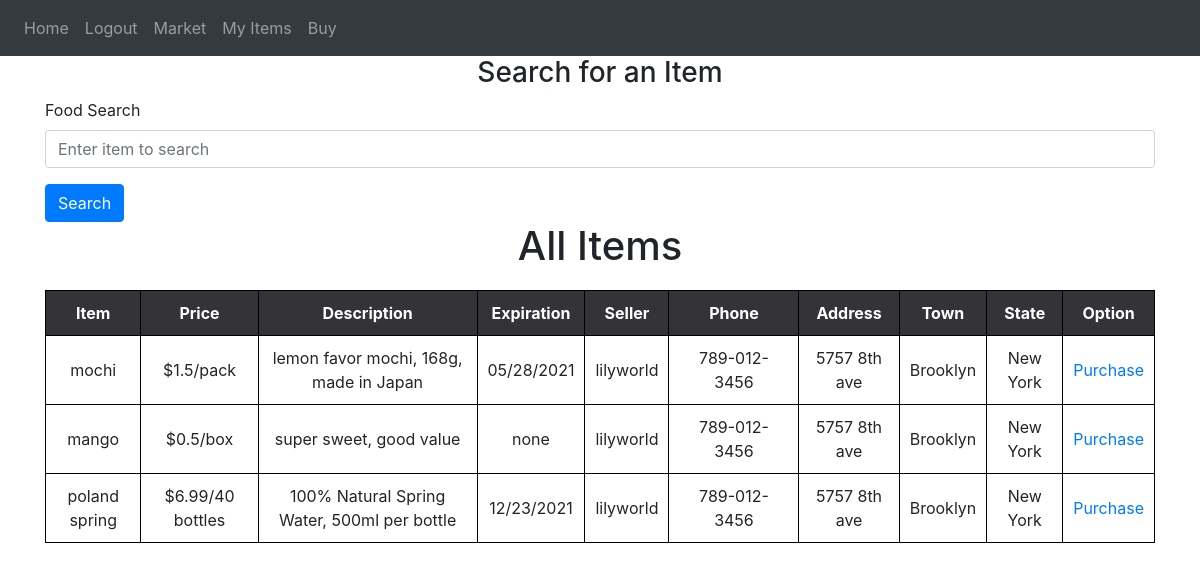
/market (signed in), run on an earlier commit of the app's database.
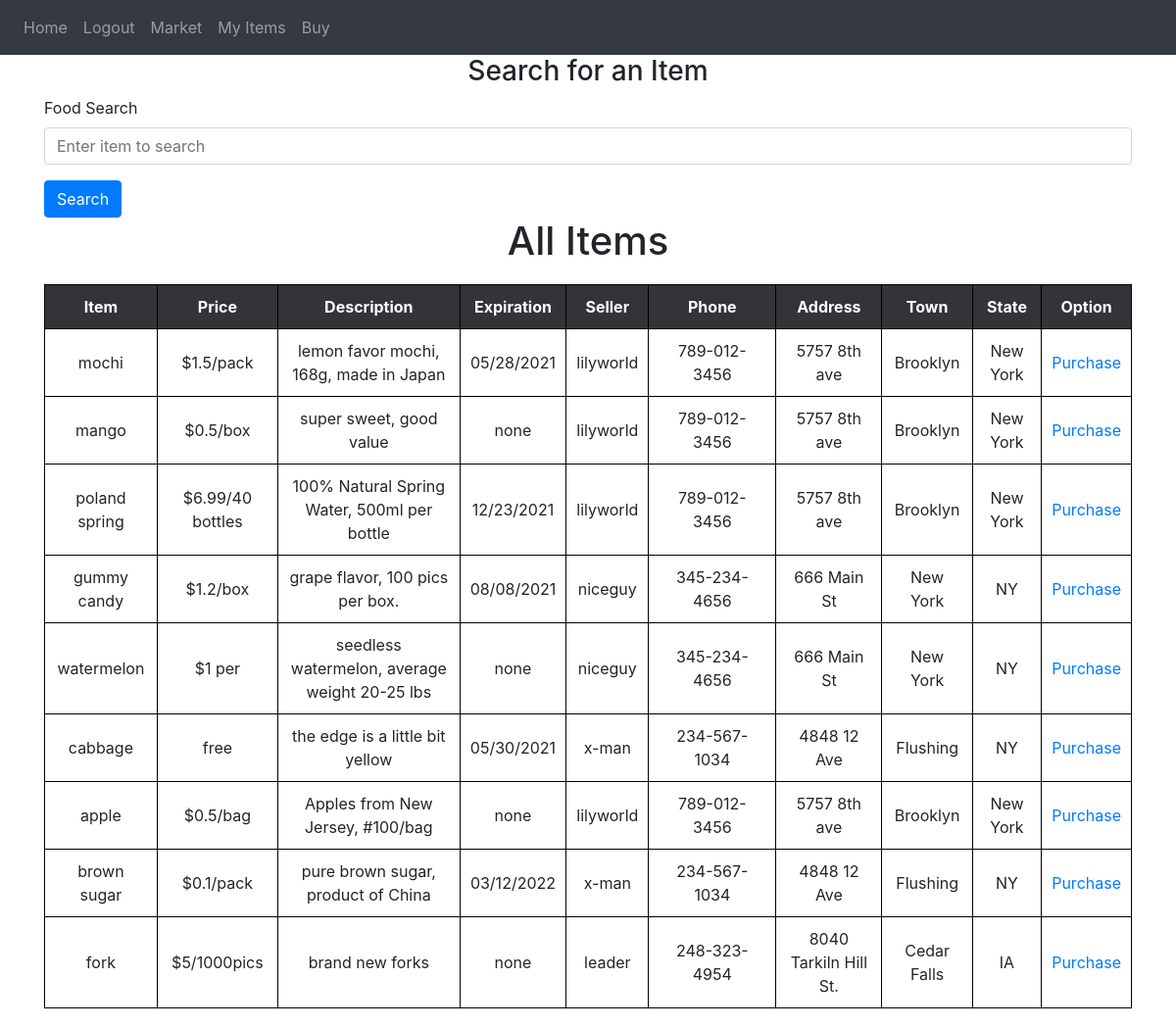
And on a later commit of the database.
### website/models.py (models this page shows)
class Item(db.Model):
    id = db.Column(db.Integer, primary_key=True)
    food = db.Column(db.String(100))
    price = db.Column(db.String(30))
    description = db.Column(db.String(600))
    expiration = db.Column(db.String(30))
    user_name = db.Column(db.String(100), db.ForeignKey('user.user_name'))

class User(db.Model, UserMixin):
    id = db.Column(db.Integer, primary_key=True)
    user_name = db.Column(db.String(100), unique=True)
    password = db.Column(db.String(100))
    address = db.Column(db.String(300))
    zipcode = db.Column(db.String(20))
    phone = db.Column(db.String(20))
    seller = db.relationship('Seller')  # seller table
    buyer = db.relationship('Buyer')  # access user's credit/debit card
    items = db.relationship('Item') #accesss user's items for sale
    cart = db.relationship('Cart') #access user's cart
    location = db.relationship('Location') # link to zipcode's state and town

class Location(db.Model):
    town =  db.Column(db.String(100))
    state =  db.Column(db.String(100))
    zipcode = db.Column(db.Integer, db.ForeignKey('user.zipcode'), primary_key=True)

### website/views.py (the view, shortened to what this page needs)
@views.route('/market', methods=['GET', 'POST'])
@login_required
def market():
    result = db.session.execute(
        'SELECT I.id, I.food, I.price, I.description, I.expiration, U.user_name, U.address, U.zipcode, U.phone, L.town, L.state FROM Location AS L JOIN User AS U JOIN Item AS I WHERE U.zipcode = L.zipcode AND I.user_name = U.user_name')
    my_stuff = Item.query.filter_by(user_name=current_user.user_name)
    return render_template("market.html", user=current_user, seller=result, my_stuff=my_stuff)

### website/__init__.py (called while the page is built)
def create_app():
    app = Flask(__name__)
    app.config['SECRET_KEY'] = 'slkdjfdkjfh'
    app.config['SQLALCHEMY_DATABASE_URI'] = f'sqlite:///{DB_NAME}'
    db.init_app(app)
    from .views import views
    from .auth import auth
    app.register_blueprint(views, url_prefix='/')
    app.register_blueprint(auth, url_prefix='/')
    from .models import User, Item, Buyer, Seller, Cart, Location
    create_database(app)
    login_manager = LoginManager()
    login_manager.login_view = 'auth.login'
    login_manager.init_app(app)
    @login_manager.user_loader
    def load_user(id): #okay, we do it by username, right, since we can search both tables
        return User.query.get(int(id))  # look for user based on id
    return app

### website/templates/market.html (shortened to what this page needs)
{% extends "base.html" %}
{% block content %}
<form method="POST">
    <h3 align="center">Search for an Item</h3>
    <div class="form-group">
    <label for="searchfood">Food Search</label>
    <input
      type="text"
      class="form-control"
      id="searchfood"
      name="searchfood"
      placeholder="Enter item to search"
    />
    </div>
    <button type="submit" class="btn btn-primary">Search</button>
</form>
{% if searchresults %}
<div class="searchpage">
    <h1 style="text-align: center">Search Results</h1>
    <table>
        <tr>
            <th>Item</th>
            <th>Price</th>
            <th>Description</th>
            <th>Expiration</th>
            <th>Seller</th>
            <th class="w">Phone</th>
            <th>Address</th>
            <th>Town</th>
            <th>State</th>
            <th>Option</th>
        </tr>
        {% for searchresult in searchresults %}
        <tr>
            <td>{{ searchresult.food }}</td>
            <td>{{ searchresult.price }}</td>
            <td>{{ searchresult.description }}</td>
            <td>{{ searchresult.expiration }}</td>
            <td>{{ searchresult.user_name }}</td>
            <td class="w">{{ searchresult.phone }}</td>
            <td>{{ searchresult.address }}</td>
            <td>{{ searchresult.town }}</td>
            <td>{{ searchresult.state }}</td>
            <td>
                <a href="/purchase/{{searchresult.id}}">Purchase</a>
            </td>
        </tr>
        {% endfor %}
    </table>
</div>
{% else %}
<div class="allitems">
    <h1 style="text-align: center">All Items</h1>
    <table>
        <tr>
            <th>Item</th>
            <th>Price</th>
            <th>Description</th>
            <th>Expiration</th>
            <th>Seller</th>
            <th class="w">Phone</th>
            <th>Address</th>
            <th>Town</th>
            <th>State</th>
            <th>Option</th>
        </tr>
        {% for seller in seller %}
        <tr>
            <td>{{ seller.food  }}</td>
            <td>{{ seller.price  }}</td>
            <td>{{ seller.description }}</td>
            <td>{{ seller.expiration }}</td>
            <td>{{ seller.user_name  }}</td>
            <td class="w">{{ seller.phone  }}</td>
            <td>{{ seller.address }}</td>
            <td>{{ seller.town }}</td>
            <td>{{ seller.state }}</td>
            <td>
                <a href="/purchase/{{seller.id}}">Purchase</a>
            </td>
        </tr>
        {% endfor %}
    </table>
</div>
{% endif %}
{% endblock %}

### website/templates/base.html (shortened to what this page needs)
<!DOCTYPE html>
<html>
  <head>
    <link
      rel="stylesheet"
      href="https://stackpath.bootstrapcdn.com/bootstrap/4.4.1/css/bootstrap.min.css"
    />
    <link
      rel="stylesheet"
      href="https://stackpath.bootstrapcdn.com/font-awesome/4.7.0/css/font-awesome.min.css"
    />
  </head>
  <body>
    <nav class="navbar navbar-expand-lg navbar-dark bg-dark">
      <div class="collapse navbar-collapse" id="navbar">
        <div class="navbar-nav">
          {% if user.is_authenticated %}
          <a class="nav-item nav-link" id="home" href="/">Home</a>
          <a class="nav-item nav-link" id="logout" href="/logout">Logout</a>
          <a class="nav-item nav-link" id="market" href="/market">Market</a>
          <a class="nav-item nav-link" id="items" href="/items">My Items</a>
          <a class="nav-item nav-link" id="market" href="/buy">Buy</a>
          {% else %}
          <a class="nav-item nav-link" id="login" href="/login">Login</a>
          <a class="nav-item nav-link" id="signUp" href="/sign-up">Sign Up</a>
          <a class="nav-item nav-link" id="about" href="/about">About</a>
          {% endif %}
        </div>
      </div>
    </nav>
    <div class="container">{% block content %} {% endblock %}</div>
  </body>
</html>

### website/static/lgin.css (style rules this page uses)
* { margin: 0; padding: 0; }
body { background: #e9eaea; font-family: roboto; user-select: none; }
.container { width: 450px; margin: 30px auto; }
.btn { width: 100%; background: #34b3a0; height: 60px; text-align: center; line-height: 60px; text-transform: uppercase; color: #fff; font-weight: bold; letter-spacing: 1px; cursor: pointer; margin-bottom: 30px; }

### website/static/style.css (style rules this page uses)
body { font-family: "Open Sans", sans-serif; overflow-x: hidden; color: #444444; background-color: white; }
a { color: #2487ce; }
h1, h2, h3, h4, h5, h6 { font-family: "Poppins", sans-serif; }
h3 { font-family: "Poppins", sans-serif; font-weight: bold; }

### website/templates/market.html (style rules this page uses)
table { width: 100%; margin: 20px auto; table-layout: auto; }
th { background-color:#333338; Color:white; }
table, td, th { border-collapse: collapse; }
th, td { padding: 10px; border:1px solid black; text-align: center; }
.w { width: 130px; }

What changed in the data, as far as the page shows it:
added Item: food "gummy candy", price "$1.2/box", description "grape flavor, 100 pics per box.", expiration "08/08/2021", user_name "niceguy", phone "345-234-4656", address "666 Main St", town "New York", state "NY"
added Item: food "watermelon", price "$1 per", description "seedless watermelon, average weight 20-25 lbs", expiration "none", user_name "niceguy", phone "345-234-4656", address "666 Main St", town "New York", state "NY"
added Item: food "cabbage", price "free", description "the edge is a little bit yellow", expiration "05/30/2021", user_name "x-man", phone "234-567-1034", address "4848 12 Ave", town "Flushing", state "NY"
added Item: food "apple", price "$0.5/bag", description "Apples from New Jersey, #100/bag", expiration "none", user_name "lilyworld", phone "789-012-3456", address "5757 8th ave", town "Brooklyn", state "New York"
added Item: food "brown sugar", price "$0.1/pack", description "pure brown sugar, product of China", expiration "03/12/2022", user_name "x-man", phone "234-567-1034", address "4848 12 Ave", town "Flushing", state "NY"
added Item: food "fork", price "$5/1000pics", description "brand new forks", expiration "none", user_name "leader", phone "248-323-4954", address "8040 Tarkiln Hill St.", town "Cedar Falls", state "IA"
